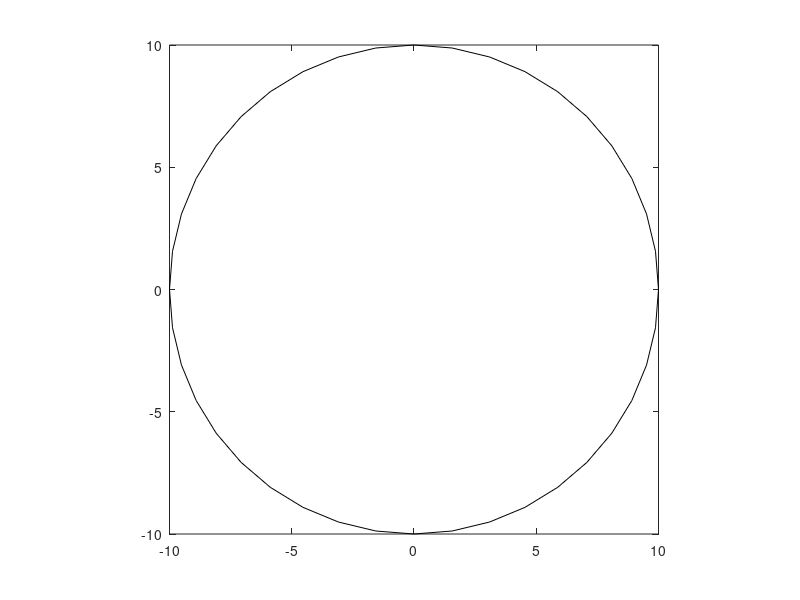

The MATLAB source for this figure: (Note: this script raises an error after producing the figure.)
max = 100;
deltaT = 0.01;
bt = 10;
xBottom = -bt;
xTop = bt;
yBottom = -bt;
yTop = bt;
c = 2;
epsilon = 5;

rad = 10.0;
resolution = 40;
theta = linspace(0, 2 * pi - 2*pi/resolution, resolution);

x0 = rad * cos(theta);
y0 = rad * sin(theta);

x = x0;
y = y0;

plot(x, y, 'k');
hold on;
plot([x(end) x(1)], [y(end) y(1)], 'k');
hold off;
axis equal square;
xlim([xBottom, xTop]);
ylim([yBottom, yTop]);
pause
%N = length(x);
for k = 1 : max
    for i = 1 : resolution
        if (i == 1)
            %periodic boundary conditions
            n = normal([x(end) y(end)], [x(i) y(i)], [x(i + 1) y(i + 1)]);
        elseif (i == resolution)
            n = normal([x(i - 1) y(i - 1)], [x(i) y(i)], [x(1) y(1)]);
        else
            n = normal([x(i - 1) y(i - 1)], [x(i) y(i)], [x(i + 1) y(i + 1)]);
        end
        xNext(i) = x(i) - deltaT * n(1) * (c + rand * epsilon);
        yNext(i) = y(i) - deltaT * n(2) * (c + rand * epsilon);
        %pause%(0.1)
    end
    x = xNext;
    y = yNext;
    plot(x, y, 'k');
    hold on;
    plot([x(end) x(1)], [y(end) y(1)], 'k');
    hold off;
    axis equal square;
    xlim([xBottom, xTop]);
    ylim([yBottom, yTop]);
    pause(0.1)
end


function [d]  = dist(p1, p2)
    d = sqrt((p1(1) - p1(1))^2 + (p1(2) - p2(2))^2);
end

function [n] = normal(p0, p1, p2)
    v1 = vector(p0, p1);
    v2 = vector(p1, p2);
    v = v1 + v2;
    %d = sqrt(v(1).^2 + v(2).^2);
    n = v/sqrt(v(1).^2 + v(2).^2);
end

function [v] = vector(p1, p2)
    d = dist(p1, p2);
    xDif = (p2(1) - p1(1)) / d;
    yDif = (p2(2) - p1(2)) / d;
    v = [yDif -xDif];
end
